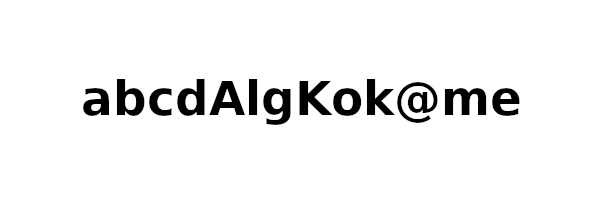
#> input picture imgs/char_long_padding.png, 600 x 200 px; the run also reads 1 picture not shown here
$ python script.py
#> lines starting #> are read from the running program, lines starting #| are printed output that depends on the picture; after the words box and inside, x2 and y2 are one past the last pixel; in counts of white or black regions, pixels touching at a corner belong together
from PIL import Image

def unblur_img(imgName, blur_deg):
    # unblur
    blur_image = Image.open(imgName)
    w,h = blur_image.size
    blur_image_pixels = blur_image.load()

    rec_img = Image.new("RGB", (w,h), 'white')
    rec_img_pixels = rec_img.load()


    side_shift = int(blur_deg/2)
    hold_value = [ [255.0]*(h) for _ in range(w) ]

    for i in range(side_shift,w-side_shift):
        for j in range(side_shift,h-side_shift):
            hold_value[i][j] = blur_image_pixels[i,j][0]

    for i in range(side_shift,w-side_shift):
        for j in range(side_shift,h-side_shift):
            flag = True
            for ii in range(-1*side_shift,side_shift+1):
                for jj in range(-1*side_shift,side_shift+1):
                    # print(blur_image_pixels[i+ii,j+jj][0])
                    if(hold_value[i+ii][j+jj] >= 255):
                        flag = False


            if(flag):
                rec_img_pixels[i,j] = (0,0,0)

                for ii in range(-1*side_shift,side_shift+1):
                    for jj in range(-1*side_shift,side_shift+1):
                        new_value = (float(hold_value[i+ii][j+jj])+0.265348595)
                        hold_value[i+ii][j+jj] = new_value

    s_name = "{}_rec.png".format(imgName[:-4])
    print(s_name)
    rec_img.save(s_name)

def blur_img(imgName,blur_deg):
    # load the image
#> called with imgName = './imgs/char_long_padding.png', blur_deg = 31
    img  = Image.open(imgName)
#> img is the input picture: PIL image 600x200 RGBA; mean R, G, B, A 240.3, 240.3, 240.3, 255
    w,h = img.size
#> w = 600; h = 200

    pixels = img.load()

     # blur it
    new_arr = [ [0]*(w) for _ in range(h) ]
    blur_image = Image.new("RGB", (w,h), 'white')
#> blur_image: PIL image 600x200 RGB; every value is 255
    blur_image_pixels = blur_image.load()

    side_shift = int(blur_deg/2)

    for i in range(side_shift,w-side_shift):
        for j in range(side_shift,h-side_shift):
            avrg = 0
            for ii in range(-1*side_shift,side_shift+1):
                for jj in range(-1*side_shift,side_shift+1):
                    avrg += pixels[i+ii,j+jj][0]
            avrg /=(blur_deg*blur_deg)
            new_arr[j][i] = int(avrg)
            blur_image_pixels[i,j] = (int(avrg),int(avrg),int(avrg))
#> after the loop, new_arr = 200 items


    s_name = "{}_blur{}.png".format(imgName[:-4],blur_deg)
    print(s_name)
    blur_image.save(s_name)
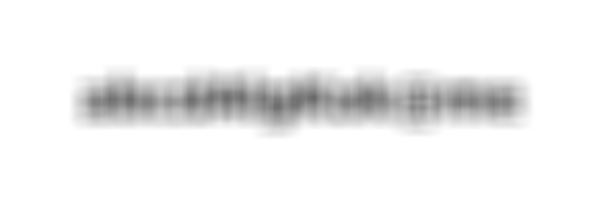
#> saved as char_long_padding_blur31.png: PIL image 600x200 RGB; min 106, max 255, mean 240.2


if __name__ == "__main__":
    blur_img("./imgs/char_long_padding.png",31)
    unblur_img("./imgs/char_long_padding_blure31.png",31)
#> after the loop in unblur_img, `for i in range(side_shift,w-side_shift):`: hold_value = 600 items
#> in unblur_img, `rec_img.save(s_name)`:
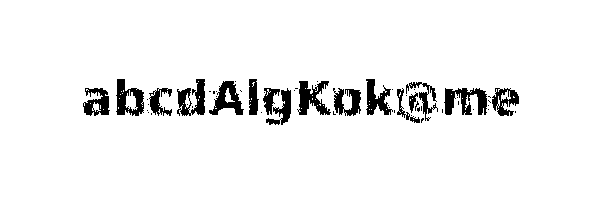
#> saved as char_long_padding_blure31_rec.png: PIL image 600x200 RGB; 94.4% white; 56 black regions (40 under 20 px), largest, box (x1, y1, x2, y2) and area: (444, 88, 487, 115) 695, (297, 81, 331, 115) 610, (116, 79, 144, 116) 585
